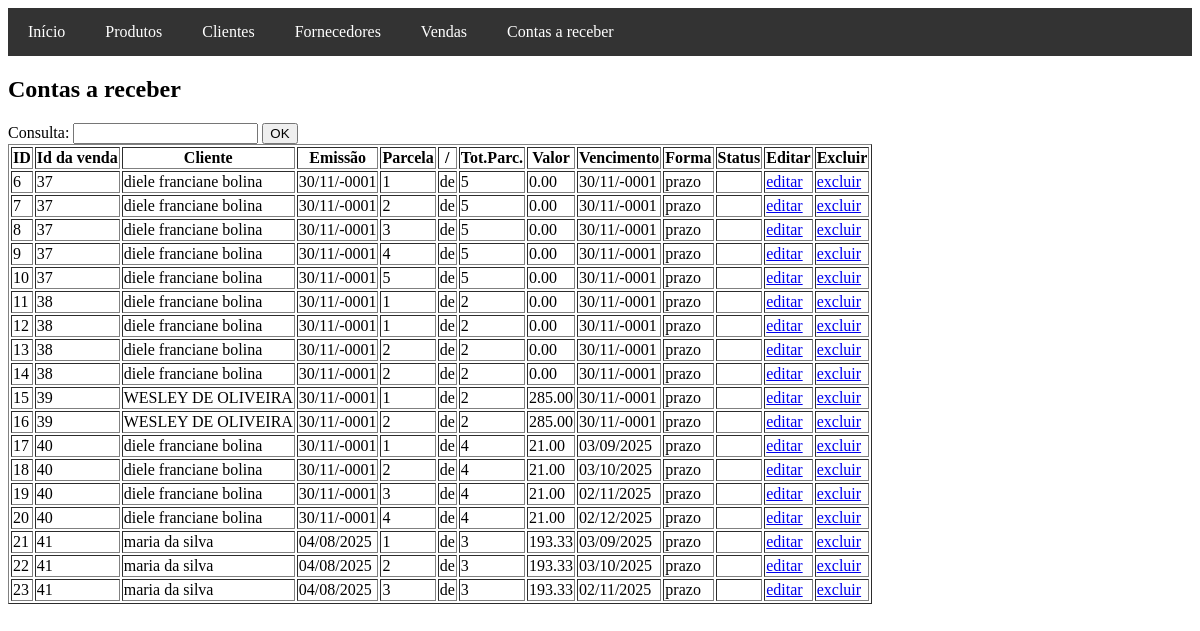
The page /vendas/contas-receber.php on the database as committed earlier.
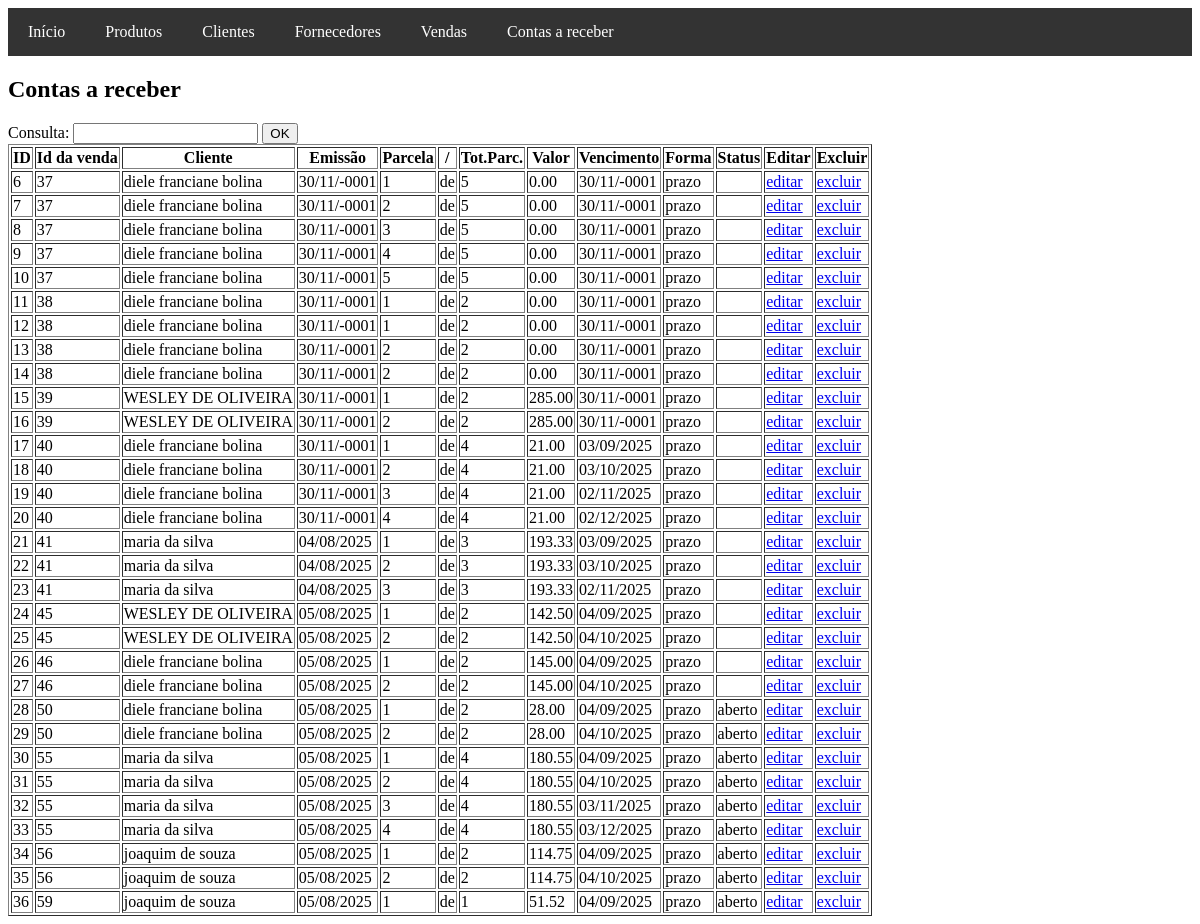
The same page on the database as committed later.
### tables this page shows
CREATE TABLE `contasreceber` (
  `id` int(11) NOT NULL,
  `venda_id` int(11) NOT NULL,
  `cliente_id` int(11) NOT NULL,
  `data_emissao` date NOT NULL,
  `numero_parcela` int(11) NOT NULL,
  `total_parcelas` int(11) NOT NULL,
  `valor_parcela` decimal(10,2) NOT NULL,
  `vencimento` date NOT NULL,
  `forma_pgto` varchar(50) NOT NULL,
  `status` varchar(20) NOT NULL
);

CREATE TABLE `clientes` (
  `id` int(11) NOT NULL,
  `tipo` text NOT NULL,
  `nome` varchar(100) NOT NULL,
  `logradouro` varchar(100) DEFAULT NULL,
  `numero` varchar(10) DEFAULT NULL,
  `complemento` varchar(50) DEFAULT NULL,
  `bairro` varchar(50) DEFAULT NULL,
  `cidade` varchar(50) DEFAULT NULL,
  `uf` char(2) DEFAULT NULL,
  `cep` varchar(9) DEFAULT NULL,
  `rg` varchar(20) DEFAULT NULL,
  `cpf` varchar(14) DEFAULT NULL,
  `cnpj` text NOT NULL,
  `insc` text NOT NULL,
  `celular` varchar(20) DEFAULT NULL,
  `instagram` varchar(50) DEFAULT NULL,
  `obs` text,
  `limite` decimal(10,2) DEFAULT '0.00',
  `bloqueado` text
);

### vendas/contas-receber.php (the view, shortened to what this page needs)
<!DOCTYPE html>
<html lang="pt-br">
<head>
</head>
<body>
    <?php
        include_once '../includes/header.php';
        include_once '../config/conexao.php';
    ?>
    <h2>Contas a receber</h2>
    <form action="" method="post">
        <label for="consulta">Consulta:</label>
        <input type="text" name="consulta" id="consulta">
        <input type="submit" value="OK">
    </form>
    <?php
      $consulta = isset($_POST["consulta"]) ? $_POST["consulta"] : "";
      if ($consulta == ""){
                $exibe = " SELECT *, clientes.nome AS nome_cliente, contasreceber.id as id_contasreceber
                 FROM contasreceber
                 INNER JOIN clientes ON contasreceber.cliente_id = clientes.id
                 ORDER BY contasreceber.id ASC";
            } else {
                $exibe = "SELECT *, clientes.nome AS nome_cliente, contasreceber.id as id_contasreceber
                 FROM contasreceber
                 INNER JOIN clientes ON contasreceber.cliente_id = clientes.id
                WHERE clientes.nome LIKE '%$consulta%' ";
            }
        $sql = mysqli_query($conexao, $exibe);
      echo "<table border='1'>";
        echo "<tr>
                <th>ID</th>
                <th>Id da venda</th>
                <th>Cliente</th>
                <th>Emissão</th>
                <th>Parcela</th>
                <th>/</th>
                <th>Tot.Parc.</th>
                <th>Valor</th>
                <th>Vencimento</th>
                <th>Forma</th>
                <th>Status</th>
                <th>Editar</th>
                <th>Excluir</th>
            </tr>";
        while ($row = mysqli_fetch_assoc($sql)) {
            echo "<tr>";
            echo "<td>{$row['id_contasreceber']}</td>";
            echo "<td>{$row['venda_id']}</td>";
            echo "<td>{$row['nome_cliente']}</td>";
            echo "<td>" . date("d/m/Y", strtotime($row['data_emissao'])) . "</td>";
            echo "<td>{$row['numero_parcela']}</td>";
            echo "<td>de</td>";
            echo "<td>{$row['total_parcelas']}</td>";
            echo "<td>{$row['valor_parcela']}</td>";
            echo "<td>" . date("d/m/Y", strtotime($row['vencimento'])) . "</td>";
            echo "<td>{$row['forma_pgto']}</td>";
            echo "<td>{$row['status']}</td>";
            echo "<td><a href='editar.php?id=".$row['id']."'>editar</td>";
            echo "<td><a href='excluir.php?id=".$row['id']."'>excluir</td>";
            echo "</tr>";
        }
      echo "</table>";
   ?>
</body>
</html>

### includes/header.php (shortened to what this page needs)
<!DOCTYPE html>
<html lang="pt-br">
<head>
    <link rel="stylesheet" href="/sge/css/style.css">
</head>
<body>
    <nav id="header">
        <ul>
            <li><a href="/sge/index.php">Início</a></li>
            <li>
                <a href="#">Produtos</a>
            </li>
            <li>
                <a href="#">Clientes</a>
            </li>
            <li>
                <a href="#">Fornecedores</a>
            </li>
            <li>
                <a href="#">Vendas</a>
            </li>
            <li>
                <a href="#">Contas a receber</a>
            </li>
        </ul>
    </nav>
</body>
</html>

### css/style.css (style rules this page uses)
#header ul { list-style: none; margin: 0; padding: 0; display: flex; background-color: #333; }
#header > ul > li { position: relative; }
#header > ul > li > a { display: block; padding: 15px 20px; color: white; text-decoration: none; white-space: nowrap; }

Rows that differ between the two databases and show on the page:
added contasreceber: id "24", venda "45", cliente.nome "WESLEY DE OLIVEIRA", data_emissao "05/08/2025", numero_parcela "1", total_parcelas "2", valor_parcela "142.50", vencimento "04/09/2025", forma_pgto "prazo"
added contasreceber: id "25", venda "45", cliente.nome "WESLEY DE OLIVEIRA", data_emissao "05/08/2025", numero_parcela "2", total_parcelas "2", valor_parcela "142.50", vencimento "04/10/2025", forma_pgto "prazo"
added contasreceber: id "26", venda "46", cliente.nome "diele franciane bolina", data_emissao "05/08/2025", numero_parcela "1", total_parcelas "2", valor_parcela "145.00", vencimento "04/09/2025", forma_pgto "prazo"
added contasreceber: id "27", venda "46", cliente.nome "diele franciane bolina", data_emissao "05/08/2025", numero_parcela "2", total_parcelas "2", valor_parcela "145.00", vencimento "04/10/2025", forma_pgto "prazo"
added contasreceber: id "28", venda "50", cliente.nome "diele franciane bolina", data_emissao "05/08/2025", numero_parcela "1", total_parcelas "2", valor_parcela "28.00", vencimento "04/09/2025", forma_pgto "prazo", status "aberto"
added contasreceber: id "29", venda "50", cliente.nome "diele franciane bolina", data_emissao "05/08/2025", numero_parcela "2", total_parcelas "2", valor_parcela "28.00", vencimento "04/10/2025", forma_pgto "prazo", status "aberto"
added contasreceber: id "30", venda "55", cliente.nome "maria da silva", data_emissao "05/08/2025", numero_parcela "1", total_parcelas "4", valor_parcela "180.55", vencimento "04/09/2025", forma_pgto "prazo", status "aberto"
added contasreceber: id "31", venda "55", cliente.nome "maria da silva", data_emissao "05/08/2025", numero_parcela "2", total_parcelas "4", valor_parcela "180.55", vencimento "04/10/2025", forma_pgto "prazo", status "aberto"
added contasreceber: id "32", venda "55", cliente.nome "maria da silva", data_emissao "05/08/2025", numero_parcela "3", total_parcelas "4", valor_parcela "180.55", vencimento "03/11/2025", forma_pgto "prazo", status "aberto"
added contasreceber: id "33", venda "55", cliente.nome "maria da silva", data_emissao "05/08/2025", numero_parcela "4", total_parcelas "4", valor_parcela "180.55", vencimento "03/12/2025", forma_pgto "prazo", status "aberto"
added contasreceber: id "34", venda "56", cliente.nome "joaquim de souza", data_emissao "05/08/2025", numero_parcela "1", total_parcelas "2", valor_parcela "114.75", vencimento "04/09/2025", forma_pgto "prazo", status "aberto"
added contasreceber: id "35", venda "56", cliente.nome "joaquim de souza", data_emissao "05/08/2025", numero_parcela "2", total_parcelas "2", valor_parcela "114.75", vencimento "04/10/2025", forma_pgto "prazo", status "aberto"
added contasreceber: id "36", venda "59", cliente.nome "joaquim de souza", data_emissao "05/08/2025", numero_parcela "1", total_parcelas "1", valor_parcela "51.52", vencimento "04/09/2025", forma_pgto "prazo", status "aberto"
